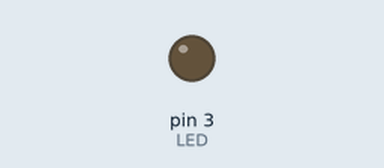
Simulated run of this sketch. Board: Arduino Uno, built with avr-gcc and run on an emulated ATmega328P. Parts: output pins drawn as LEDs (lit = HIGH). What the sketch prints to the serial monitor is not drawn.

Above: at 0.15 s.
At 39.56 s:
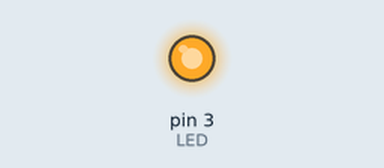
Timing chart, 0 to 40.0 s (numbered marks = the images above):
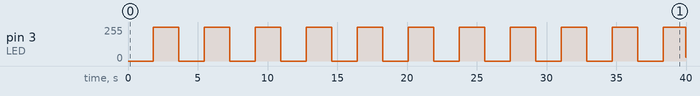

Measured:
- by itself, pin 3 (LED): 0/255 → 254/255 at 1.8 s, → 0/255 1.8 s later, → 254/255 1.8 s later, → 0/255 1.8 s later, … (22 changes in this stretch)

The sketch:

asd.ino
```cpp
int LED = 3;
int POT = A0;
int v;
int i = 0;
void setup() {

  Serial.begin(9600);
  pinMode(LED, OUTPUT);
  pinMode(POT, INPUT);
  analogWrite(LED, LOW);
}

void loop() {

  for (i = 0; i < 255; i++) {
    analogWrite(LED, i);
    Serial.println(i);
    delay(7);
  }
  //delay(10);
  //digitalWrite(LED, HIGH) ;

  for (i = 254; i >= 0; i--) {
    analogWrite(LED, i);
    Serial.println(i);
    delay(7);
  }


  /*
    i = 254;
    do {
    analogWrite(LED, i);
    Serial.println(i);
    delay(7);
    i=i-1;
    } while (i > 0);
  */

  //v=analogRead(POT);
  //analogWrite(LED,v);


}
```
